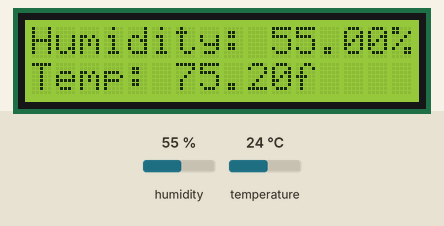
Recording of a sketch running on a simulated Arduino Uno, built with avr-gcc and run on an emulated ATmega328P. Parts: 16×2 character LCD. Inputs (shaded band) come from the test bench; at power-on: humidity 55 %, temperature 24 °C.

Above: at 1.2 s.
1.3 s: humidity set to 22 %
At 3.1 s:
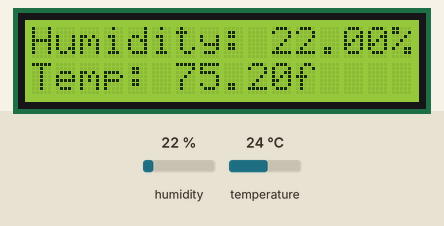
7.3 s: temperature set to 41 °C
At 9.5 s:
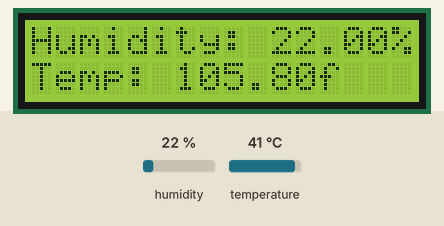
13.3 s: temperature set to 12 °C
At 14.6 s:
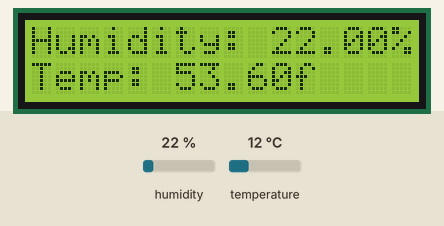
19.3 s: humidity set to 40 %
At 21.0 s:
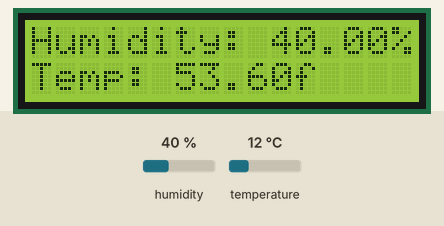
25.3 s: temperature set to 41 °C
At 27.4 s:
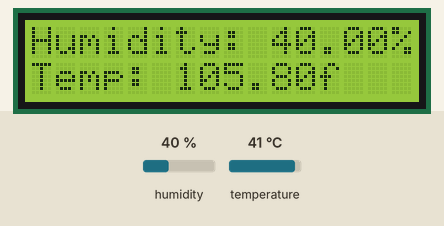
31.3 s: temperature set to 19 °C
At 33.7 s:
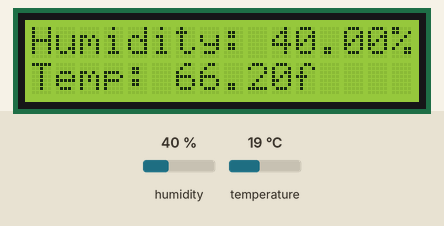
Timing chart, 0 to 35.2 s (numbered marks = the images above; inputs shaded):
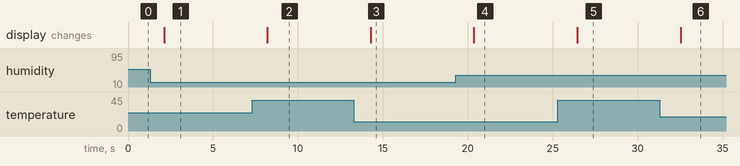

The sketch:

Weather_Station.ino
```cpp
#include <LiquidCrystal.h>
#include "DHT.h"
#define DHTPIN 8     // pin DHT is connected
LiquidCrystal lcd(12, 11, 5, 4, 3, 2);
#define DHTTYPE DHT11

DHT dht(DHTPIN, DHTTYPE);
void setup() {
  dht.begin();
  lcd.begin(16, 2);
}
void loop() {
   float h = dht.readHumidity();
  float t = dht.readTemperature();
  t = t* 9/5 + 32;
    if (isnan(t) || isnan(h)) {
    lcd.setCursor(0, 0);
    lcd.print("Failed to read from DHT");
    //Serial.println("Failed to read from DHT");
  } else {
    lcd.clear();
    lcd.setCursor(0, 0);
    lcd.print("Humidity: ");
    lcd.print(h);
    lcd.print("%");
    lcd.setCursor(0, 1);
    lcd.print("Temp: ");
    lcd.print(t);
    lcd.print("f");
    //	Serial.print("Humidity
    //	Serial.print(h);
    //	Serial.print(" %\t");
    //	Serial.print("Temperature
    //	Serial.print(t);
    //	Serial.println(" *C");
  }
}
```

Measured:
- after the input at 1.3 s, the display: changes after 0.82 s (image 1)
- after the input at 7.3 s, the display: changes after 0.90 s (image 2)
- after the input at 13.3 s, the display: changes after 0.98 s (image 3)
- after the input at 19.3 s, the display: changes after 1.1 s (image 4)
- after the input at 25.3 s, the display: changes after 1.1 s (image 5)
- after the input at 31.3 s, the display: changes after 1.2 s (image 6)
